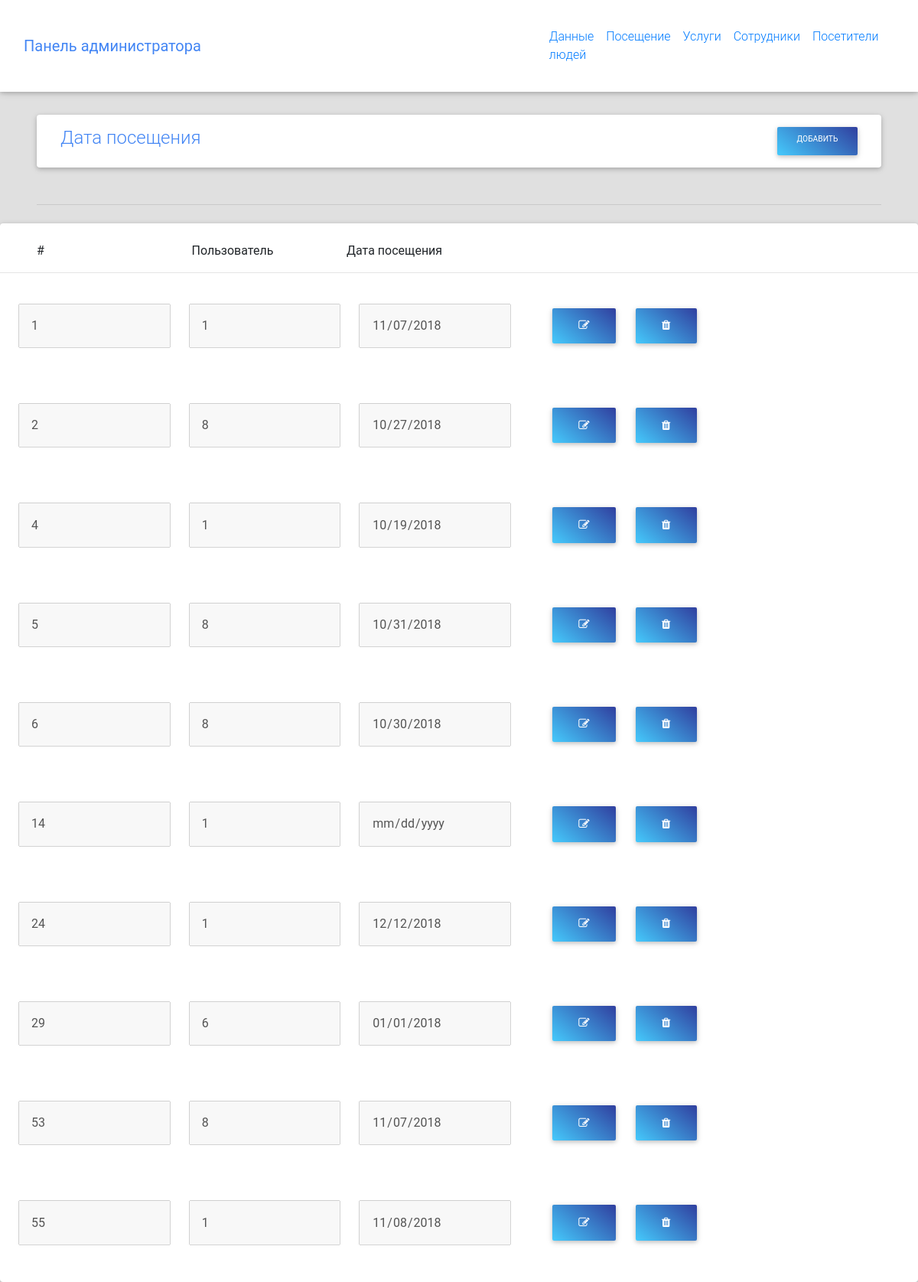
/date_visit.php, run on the app's committed database.
### tables this page shows
CREATE TABLE `date_visit` (
  `id_date_visit` int(11) NOT NULL,
  `visitors_id` int(11) NOT NULL,
  `date` date NOT NULL
);

### php/dbClass.php (called while the page is built, shortened)
<?php
class DBConnection
{
	protected $conn;
	protected $defaults = [
		'host' => 'localhost',
		'user' => 'root',
		'pass' => '',
		'db' => 'barbershop',
		'charset' => 'utf8',
	];
	public function __construct()
	{
		$opt = [];
		$opt = array_merge($this->defaults, $opt);
		$this->conn = new mysqli($opt['host'], $opt['user'], $opt['pass'], $opt['db']);
		$this->conn->set_charset($opt['charset']);
	}
	public function makeUnpreparedQuery($myQuery)
	{
		$q=$this->conn->query($myQuery);
		if($q) return $q;
		else return null;
	}
	public function fetch($result)
	{
 		return  $result->fetch_all($mode  = self::FETCH_MODE);
	}
}

### date_visit.php (the view, shortened to what this page needs)
<?php
	include "index.php";
?>
	<div id="date_visit" class="card mr-5 ml-5 mb-5" style="margin-top: 150px">
		<div class=" max-lg-5">
			<div class="container-fluid pt-3">
				<div class="d-flex justify-content-end border=buttom border-primary pb-3">
					<h4 class="mr-auto text-primary pl-3">Дата посещения</h4>
					<buttom class="btn blue-gradient btn-sm my-0 p w-0 mr-3 btn_creat">Добавить</buttom>
				</div>
			</div>
		</div>
	</div>
	<hr class="hr ml-5 mr-5 mb-4 blue-gradient ">
	<div id="person" class="card">
		<div class="row  mr-0 pt-4">
			<div class="item ml-5 col-md-2">#</div>
			<div class="item col-md-2">Пользователь</div>
			<div class="item col-md-2">Дата посещения</div>
		</div>
		<hr>
				<?php
                  $query = "SELECT * FROM date_visit";
                  $queryResult = $connect->makeUnpreparedQuery($query);
                  $data = $connect->fetch($queryResult);
                  for($i = 0, $count = sizeof($data); $i < $count; $i++)
                  {
                  	echo "
                  	<div class='row person input pt-4 pb-5 mr-0 ml-2'>
						<input class='item col-md-2 ml-3 id_id ' type='text' placeholder='#' value='{$data[$i]['id_date_visit']}'>
						<input class='item col-md-2 ml-4 ' type='text' placeholder='Пользователь' value='{$data[$i]['visitors_id']}'>
						<input class='item col-md-2 ml-4 ' type='date' placeholder='ДДата посещения' value='{$data[$i]['date']}'>
						<div class='row ml-5 int'>
							<div class='show'>
								<button class='btn_change_edit border-primary blue-gradient btn ty'>
									<i class='fa fa-edit'></i>
								</button>
								<button class='btn_delate ml-3 border-primary blue-gradient btn ty'>
									<i class='fa fa-trash'></i>
								</button>
							</div>
							<div class='hide'>
								<button class='btn_change_check border-primary blue-gradient btn ty'>
									<i class='fa fa-check'></i>
								</button>
								<button class='btn_delate_close ml-3 border-primary blue-gradient btn ty'>
									<i class='fa fa-close'></i>
								</button>
							</div>
						</div>
					</div>
                  	";
                  }
                 ?>
		</div>
<?php
	include "footer.php";
?>

### index.php (shortened to what this page needs)
<?php
require_once 'php/dbClass.php';
$connect = new DBConnection();
?>
<!DOCTYPE html>
<html>
<head>
  <link href="css/style.css" rel="stylesheet">
  <link rel="stylesheet" href="https://maxcdn.bootstrapcdn.com/font-awesome/4.7.0/css/font-awesome.min.css">
  <link href="css/bootstrap.min.css" rel="stylesheet">
  <link href="css/mdb.min.css" rel="stylesheet">
</head>
<body class="grey lighten-2 mr-0">
	<section class="mr-0">
		<nav class="navbar fixed-top navbar-expand-lg navbar-ligth white scrolling-navbar mb-5">
			<div class="container-fluid pt-3 pb-3">
				<a href="index.php" class="navbar-brand waves-effect"><strong class="text-primary">Панель администратора</strong></a>
				<div class="nav_my collapse navbar-collapse col-md-5">
					<ul class="navbar-nav mr-auto">
						<li class="nav-item">
							<a href="data_person.php" class="nav-link waves-effect">Данные людей</a>
						</li>
						<li class="nav-item">
							<a href="date_visit.php" class="nav-link waves-effect">Посещение</a>
						</li>
						<li class="nav-item">
							<a href="services.php" class="nav-link waves-effect">Услуги</a>
						</li>
						<li class="nav-item">
							<a href="staff.php" class="nav-link waves-effect">Сотрудники</a>
						</li>
						<li class="nav-item">
							<a href="visitors.php" class="nav-link waves-effect">Посетители</a>
						</li>
					</ul>
				</div>
			</div>
		</nav>
</section>
</body>
</html>

### footer.php (shortened to what this page needs)
</body>
</html>

### css/style.css (style rules this page uses)
body { color:#000; }

### data on the page
date_visit: id_date_visit "1", visitors "1", date "11/07/2018"
date_visit: id_date_visit "2", visitors "8", date "10/27/2018"
date_visit: id_date_visit "4", visitors "1", date "10/19/2018"
date_visit: id_date_visit "5", visitors "8", date "10/31/2018"
date_visit: id_date_visit "6", visitors "8", date "10/30/2018"
date_visit: id_date_visit "14", visitors "1"
date_visit: id_date_visit "24", visitors "1", date "12/12/2018"
date_visit: id_date_visit "29", visitors "6", date "01/01/2018"
date_visit: id_date_visit "53", visitors "8", date "11/07/2018"
date_visit: id_date_visit "55", visitors "1", date "11/08/2018"
